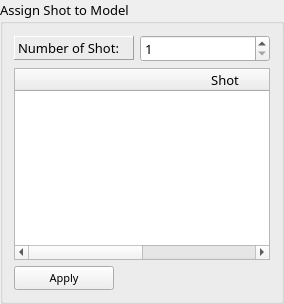
     <widget class="QGroupBox" name="groupBox_numofshot">
      <property name="maximumSize">
       <size>
        <width>16777215</width>
        <height>400</height>
       </size>
      </property>
      <property name="font">
       <font>
        <family>Microsoft YaHei</family>
        <pointsize>10</pointsize>
       </font>
      </property>
      <property name="title">
       <string>Assign Shot to Model</string>
      </property>
      <layout class="QGridLayout" name="gridLayout_5">
       <item row="0" column="0">
        <widget class="QLabel" name="label_20">
         <property name="maximumSize">
          <size>
           <width>120</width>
           <height>24</height>
          </size>
         </property>
         <property name="frameShape">
          <enum>QFrame::Panel</enum>
         </property>
         <property name="frameShadow">
          <enum>QFrame::Raised</enum>
         </property>
         <property name="text">
          <string>Number of Shot:</string>
         </property>
        </widget>
       </item>
       <item row="0" column="1">
        <widget class="QSpinBox" name="spinBox_num_shot">
         <property name="minimum">
          <number>1</number>
         </property>
        </widget>
       </item>
       <item row="1" column="0" colspan="2">
        <widget class="QTableWidget" name="tableWidget_shotxmodel">
         <property name="maximumSize">
          <size>
           <width>16777215</width>
           <height>350</height>
          </size>
         </property>
         <attribute name="horizontalHeaderDefaultSectionSize">
          <number>420</number>
         </attribute>
         <column>
          <property name="text">
           <string>Shot</string>
          </property>
         </column>
         <column>
          <property name="text">
           <string>Models</string>
          </property>
         </column>
        </widget>
       </item>
       <item row="2" column="0" colspan="2">
        <widget class="QPushButton" name="pushButton_applyshotxmodel">
         <property name="maximumSize">
          <size>
           <width>100</width>
           <height>16777215</height>
          </size>
         </property>
         <property name="font">
          <font>
           <pointsize>8</pointsize>
          </font>
         </property>
         <property name="text">
          <string>Apply</string>
         </property>
        </widget>
       </item>
      </layout>
     </widget>
